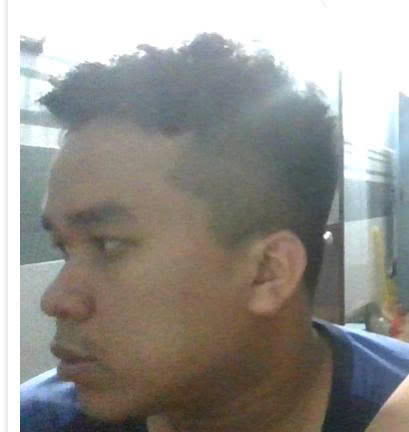
#> input picture dataset/nguoi_la/nghieng_phai/goc_phai.jpg, 409 x 432 px
$ python 2_augment_side_faces.py
#> lines starting #> are read from the running program, lines starting #| are printed output that depends on the picture
import cv2
import os
import numpy as np

# [13 lines of commented-out code are left out]
INPUT_SEED_IMAGE = "dataset/nguoi_la/nghieng_phai/goc_phai.jpg"
OUTPUT_DIR = "dataset/nguoi_la/nghieng_phai/"
# --- Thông số chung ---
IMAGE_SIZE = (64, 64) # Kích thước ảnh thô cuối cùng
DESIRED_COUNT = 30 # Số lượng ảnh muốn tạo ra

# --- 2. TIỀN XỬ LÝ ẢNH "HẠT GIỐNG" ---
print(f" Đang xử lý ảnh hạt giống: {INPUT_SEED_IMAGE}...")

if not os.path.exists(INPUT_SEED_IMAGE):
    print(f" Lỗi: Không tìm thấy file {INPUT_SEED_IMAGE}. Hãy chắc chắn bạn đã cắt và lưu đúng chỗ.")
    exit()

# Đọc ảnh màu bạn vừa cắt tay
img = cv2.imread(INPUT_SEED_IMAGE)
#> img is the input picture: shape (432, 409, 3); mean B, G, R 142.2, 147, 149.2

# 2.1. Đồng nhất kích thước về 64x64 NGAY LẬP TỨC
# Điều này giúp các phép biến đổi sau đó (xoay, nhiễu) đồng nhất trên khung 64x64
resized_img = cv2.resize(img, IMAGE_SIZE)
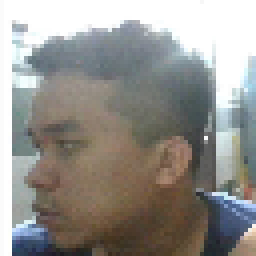
#> resized_img: shape (64, 64, 3) (shown 4 times larger); mean B, G, R 142, 146.7, 149

# 2.2. Chuyển ảnh sang ảnh xám (Grayscale)
gray_base_face = cv2.cvtColor(resized_img, cv2.COLOR_BGR2GRAY)
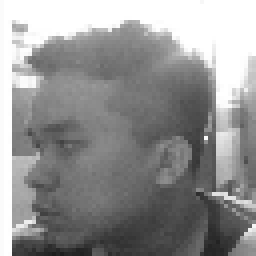
#> gray_base_face: shape (64, 64) (shown 4 times larger); min 29, max 255, mean 146.8

# Lưu khuôn mặt thô gốc (đen trắng, 64x64) đầu tiên
base_filename = "face_manual_base.jpg"
cv2.imwrite(os.path.join(OUTPUT_DIR, base_filename), gray_base_face)
print(f" Đã lưu khuôn mặt thô 'gốc' vào: {OUTPUT_DIR}/{base_filename}")


# --- 3. TĂNG CƯỜNG DỮ LIỆU (DATA AUGMENTATION) ---
print(f" Đang tạo thêm {DESIRED_COUNT-1} ảnh nghiêng biến thể bằng Data Augmentation...")

count = 1
while count < DESIRED_COUNT:
    # --- Biến thể 1: Xoay ảnh (Rotation) ---
    # Góc nghiêng cần hạn chế xoay quá nhiều, khoảng +/- 10 độ là vừa
    angle = np.random.uniform(-10, 10)
    M = cv2.getRotationMatrix2D((IMAGE_SIZE[0] / 2, IMAGE_SIZE[1] / 2), angle, 1)
    rotated_img = cv2.warpAffine(gray_base_face, M, IMAGE_SIZE)

    # --- Biến thể 2: Thay đổi độ sáng ngẫu nhiên (Brightness) ---
    # Phù hợp với môi trường tối của bạn
    brightness_factor = np.random.uniform(0.7, 1.3)
    brightened_img = cv2.convertScaleAbs(rotated_img, alpha=brightness_factor, beta=0)

    # --- Biến thể 3: Thêm nhiễu ngẫu nhiên chuẩn xác (Noise) ---
    # Sử dụng kỹ thuật cộng số thực (float) và clip để tránh lỗi đốm trắng
    noise = np.random.normal(0, 7, brightened_img.shape) # Nhiễu nhẹ hơn góc thẳng một chút
    noisy_img = brightened_img.astype(np.float32) + noise

    # Chốt các giá trị lại trong khoảng 0-255 rồi chuyển về uint8
    final_img = np.clip(noisy_img, 0, 255).astype(np.uint8)

    # Lưu ảnh biến thể mới
    filename = f"face_manual_aug_{count}.jpg"
    cv2.imwrite(os.path.join(OUTPUT_DIR, filename), final_img)

    count += 1
#> this loop made 29 passes
#> pass 1, `rotated_img = cv2.warpAffine(gray_base_face, M, IMAGE_SIZE)`:
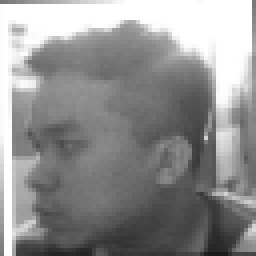
#> rotated_img: shape (64, 64) (shown 4 times larger); min 25, max 255, mean 145.3
#> pass 1, `brightened_img = cv2.convertScaleAbs(rotated_img, alpha=brightness_fac..`:
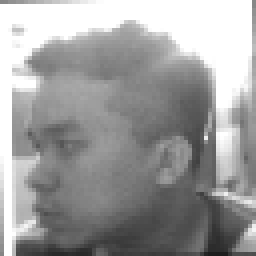
#> brightened_img: shape (64, 64) (shown 4 times larger); min 28, max 255, mean 158
#> pass 1, `noisy_img = brightened_img.astype(np.float32) + noise`:
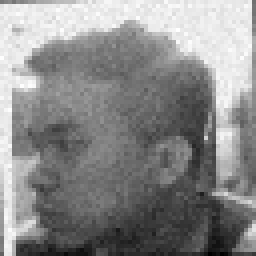
#> noisy_img: shape (64, 64) float64 (shown 4 times larger); min 19.9, max 273.9, mean 157.8; drawn with min black and max white
#> after the loop:
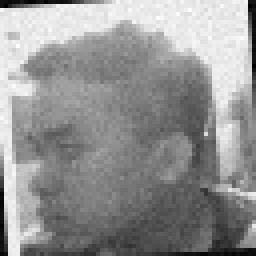
#> noisy_img: shape (64, 64) float64 (shown 4 times larger); min -15.43, max 279.3, mean 155.3; drawn with min black and max white
#> after the loop:
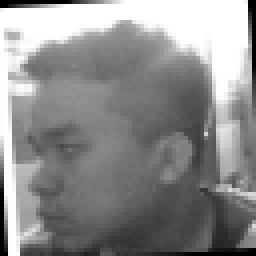
#> rotated_img: shape (64, 64) (shown 4 times larger); min 0, max 255, mean 141.1
#> after the loop, count = 30

print(f" Hoàn tất góc nghiêng! Hãy kiểm tra thư mục {OUTPUT_DIR} để thấy 30 tấm ảnh thô đã sẵn sàng.")
#|  Hoàn tất góc nghiêng! Hãy kiểm tra thư mục dataset/nguoi_la/nghieng_phai/ để thấy 30 tấm ảnh thô đã sẵn sàng.

$ run again, with dataset/nhan_vien_1/goc_duoi/goc_xuong.jpg copied over dataset/nguoi_la/nghieng_phai/goc_phai.jpg
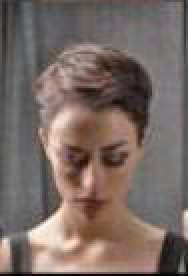
#> input picture dataset/nhan_vien_1/goc_duoi/goc_xuong.jpg, 94 x 138 px (shown 2 times larger)
#> img is the input picture: shape (138, 94, 3); mean B, G, R 100.1, 105.8, 120.4
#> after the loop `while count < DESIRED_COUNT:`:
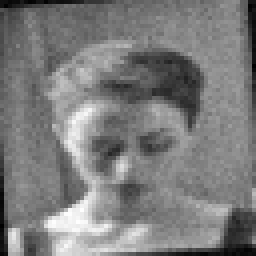
#> noisy_img: shape (64, 64) float64 (shown 4 times larger); min -15.43, max 267.2, mean 122.6; drawn with min black and max white
#> after the loop `while count < DESIRED_COUNT:`:
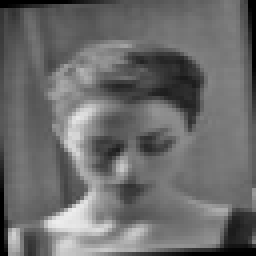
#> rotated_img: shape (64, 64) (shown 4 times larger); min 0, max 237, mean 106.9
#> after the loop `while count < DESIRED_COUNT:`: count = 30
#|  Hoàn tất góc nghiêng! Hãy kiểm tra thư mục dataset/nguoi_la/nghieng_phai/ để thấy 30 tấm ảnh thô đã sẵn sàng.

$ run again, with dataset/nguoi_la/goc_tren/goc_tren.jpg copied over dataset/nguoi_la/nghieng_phai/goc_phai.jpg
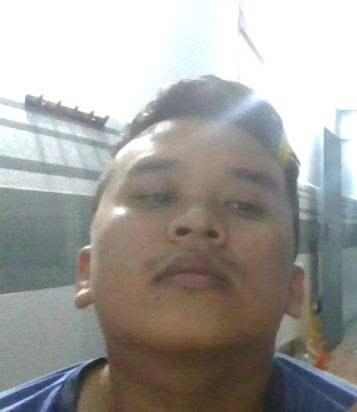
#> input picture dataset/nguoi_la/goc_tren/goc_tren.jpg, 357 x 412 px
#> img is the input picture: shape (412, 357, 3); mean B, G, R 155.5, 159.1, 161.3
#> after the loop `while count < DESIRED_COUNT:`:
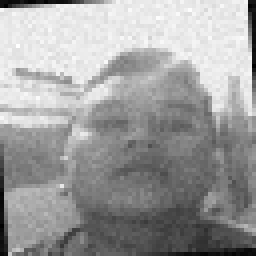
#> noisy_img: shape (64, 64) float64 (shown 4 times larger); min -15.43, max 279.3, mean 167.5; drawn with min black and max white
#> after the loop `while count < DESIRED_COUNT:`:
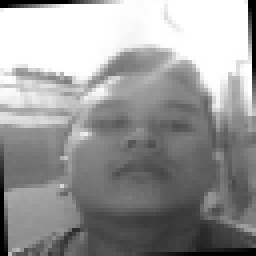
#> rotated_img: shape (64, 64) (shown 4 times larger); min 0, max 255, mean 153.7
#> after the loop `while count < DESIRED_COUNT:`: count = 30
#|  Hoàn tất góc nghiêng! Hãy kiểm tra thư mục dataset/nguoi_la/nghieng_phai/ để thấy 30 tấm ảnh thô đã sẵn sàng.
